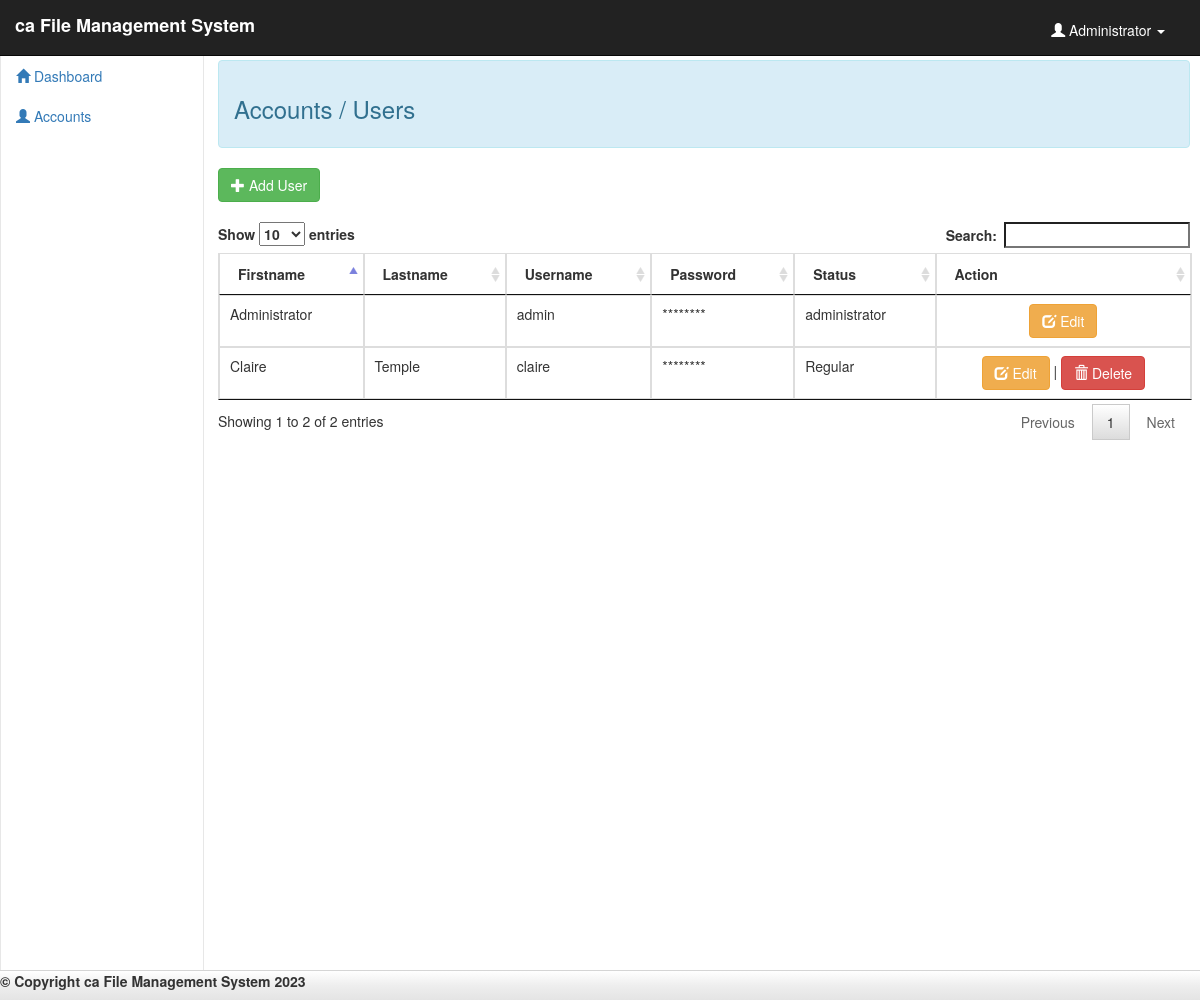
The page /admin/user.php (signed in) on the database its author committed.
### tables this page shows
CREATE TABLE `user` (
  `user_id` int(11) NOT NULL,
  `firstname` varchar(50) NOT NULL,
  `lastname` varchar(50) NOT NULL,
  `username` varchar(20) NOT NULL,
  `password` varchar(50) NOT NULL,
  `status` varchar(20) NOT NULL
);

### admin/user.php (the view, shortened to what this page needs)
<!DOCTYPE html>
<?php
	require_once 'conn.php'
?>
<html lang = "en">
	<head>
		<link rel = "stylesheet" type = "text/css" href = "css/bootstrap.css" />
		<link rel = "stylesheet" type = "text/css" href = "css/jquery.dataTables.css" />
		<link rel = "stylesheet" type = "text/css" href = "css/style.css" />
	</head>
<body>
	<nav class="navbar navbar-default navbar-fixed-top navbar-inverse">
		<div class="container-fluid">
			<label class="navbar-brand">ca File Management System</label>
			<?php
				$query = mysqli_query($conn, "SELECT * FROM `user` WHERE `user_id` = '$_SESSION[user]'") or die(mysqli_error());
				$fetch = mysqli_fetch_array($query);
			?>
			<ul class="nav navbar-right">
				<li class="dropdown">
					<a class="user dropdown-toggle" data-toggle = "dropdown" href = "#">
						<span class="glyphicon glyphicon-user"></span>
						<?php
							echo $fetch['firstname']." ".$fetch['lastname'];
						?>
						<b class="caret"></b>
					</a>
				</li>
			</ul>
		</div>
	</nav>
	<?php include 'sidebar.php'?>
	<div id = "content">
		<br /><br /><br />
		<div class="alert alert-info"><h3>Accounts / Users</h3></div>
		<button class="btn btn-success" data-toggle="modal" data-target="#form_modal"><span class="glyphicon glyphicon-plus"></span> Add User</button>
		<br /><br />
		<table id = "table" class="table table-bordered">
			<thead>
				<tr>
					<th>Firstname</th>
					<th>Lastname</th>
					<th>Username</th>
					<th>Password</th>
					<th>Status</th>
					<th>Action</th>
				</tr>
			</thead>
			<tbody>
				<?php
					$query = mysqli_query($conn, "SELECT * FROM `user`") or die(mysqli_error());
					while($fetch = mysqli_fetch_array($query)){
				?>
				<?php
					if($fetch['status'] != "administrator" || $_SESSION['status'] == $fetch['status']){
				?>
					<tr class="del_user<?php echo $fetch['user_id']?>">
						<td><?php echo $fetch['firstname']?></td>
						<td><?php echo $fetch['lastname']?></td>
						<td><?php echo $fetch['username']?></td>
						<td>********</td>
						<td><?php echo $fetch['status']?></td>
						<td><center><button class="btn btn-warning" data-toggle="modal" data-target="#edit_modal<?php echo $fetch['user_id']?>"><span class="glyphicon glyphicon-edit"></span> Edit</button>
						<?php
							if($fetch['status'] != "administrator"){
						?>
							| <button class="btn btn-danger btn-delete" id="<?php echo $fetch['user_id']?>" type="button"><span class="glyphicon glyphicon-trash"></span> Delete</button></center></td>
						<?php
							}
						?>
					</tr>
				<?php
					}
				?>
				<?php
					}
				?>
			</tbody>
		</table>
	</div>
	<div id = "footer">
		<label class = "footer-title">&copy; Copyright ca File Management System <?php echo date("Y", strtotime("+8 HOURS"))?></label>
	</div>
</body>
</html>

### admin/css/style.css (style rules this page uses)
#footer { height:30px; width:100%; background-image: linear-gradient(#FFF, #EEE 50%, #E4E4E4); background-repeat: no-repeat; filter: none; border: 1px solid #D5D5D5; position: fixed; right: 0; left: 0; z-index: 1030; bottom: 0; border-width: 1px 0 0; }
.user { color:#fff; margin-top:10px; margin-right:20px; }
#content { float:right; width:81%; margin-right:10px; height:1000px; }

### rows shown on the page
user: firstname "Administrator", username "admin", status "administrator"
user: firstname "Claire", lastname "Temple", username "claire", status "Regular"
